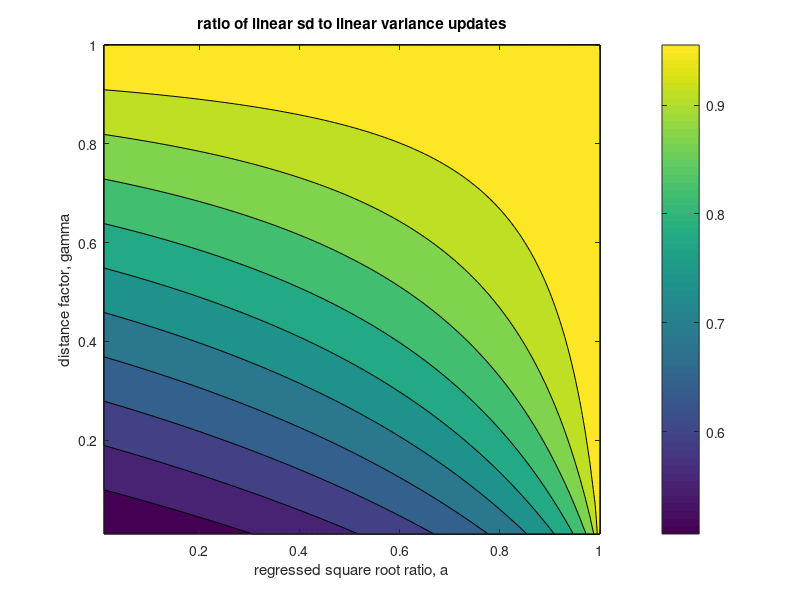

MATLAB code to generate this figure:
%% ratio_test

%% DART software - Copyright UCAR. This open source software is provided
% by UCAR, "as is", without charge, subject to all terms of use at
% http://www.image.ucar.edu/DAReS/DART/DART_download
%
% DART $Id: ratio_test.m 10990 2017-02-02 23:39:18Z thoar@ucar.edu $

% Plot the ratio of the new linear variance
% update factor for filter to the old linear in sd case.
% The factor gamma and the ratio of updated to prior
% regressed standard deviation, a, can go from 0 to 1.
% Look at ratio of new factor to old factor on this
% domain.

x(1:100) = 0.0;
y(1:100) = 0.0;
for i = 1:100
   x(i) = i / 100;
   y(i) = i / 100;
end

ratio(1:100, 1:100) = 1.0;
for i = 1 : 99,
   a = i / 100;
   for j = 1 : 100, 
      gamma = j / 100;
      gamma_p = (sqrt(gamma * a * a - gamma + 1) - 1) / (a - 1);
      ratio(i, j) = gamma_p / gamma;
   end
end

contourf(x, y, ratio, 10);
colorbar;
xlabel('regressed square root ratio, a');
ylabel('distance factor, gamma');
title('ratio of linear sd to linear variance updates');

% <next few lines under version control, do not edit>
% $URL: https://svn-dares-dart.cgd.ucar.edu/DART/branches/rma_trunk/models/bgrid_solo/matlab/ratio_test.m $
% $Revision: 10990 $
% $Date: 2017-02-02 16:39:18 -0700 (Thu, 02 Feb 2017) $
